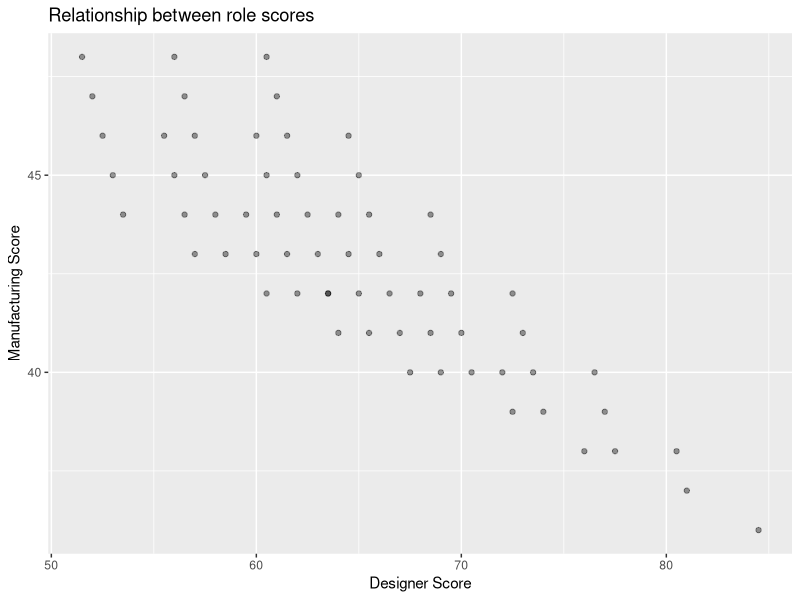
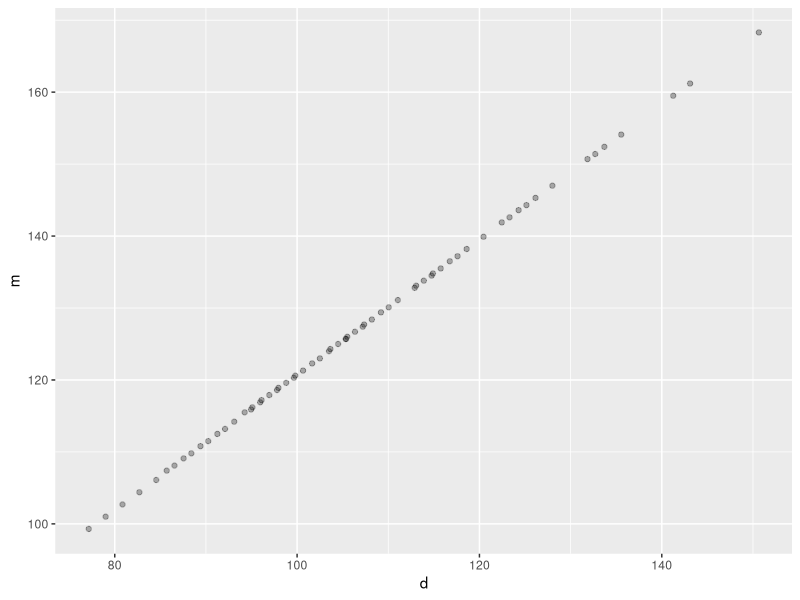
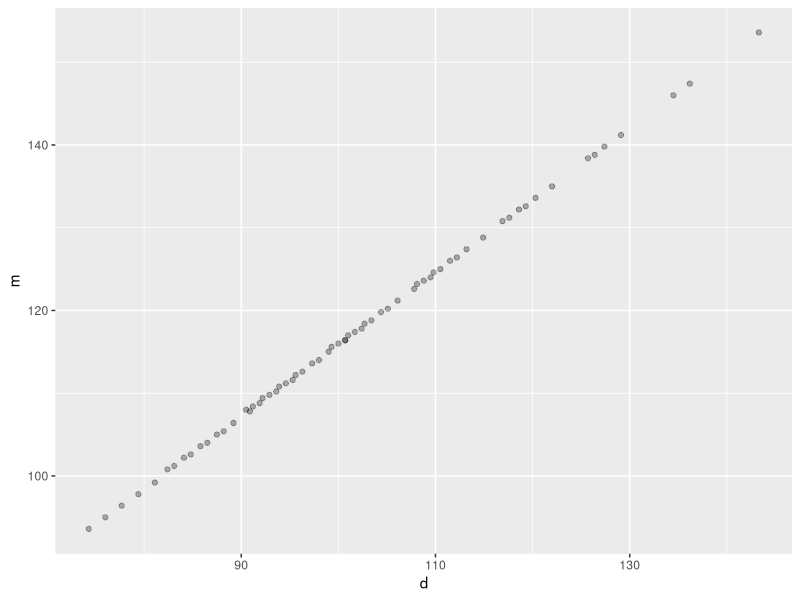
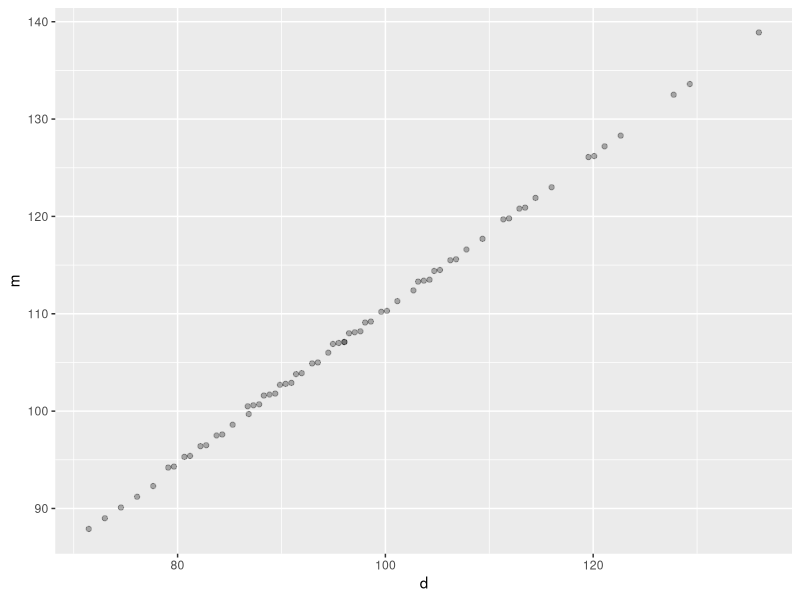
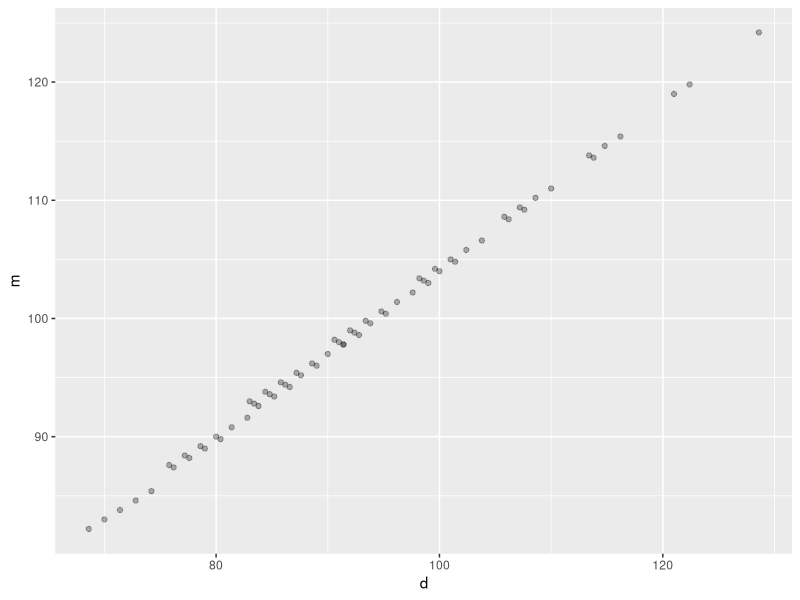
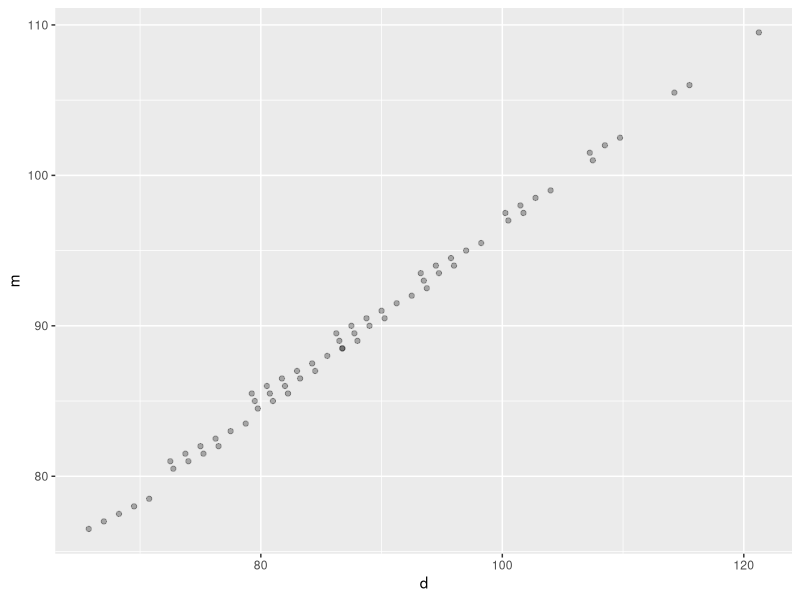
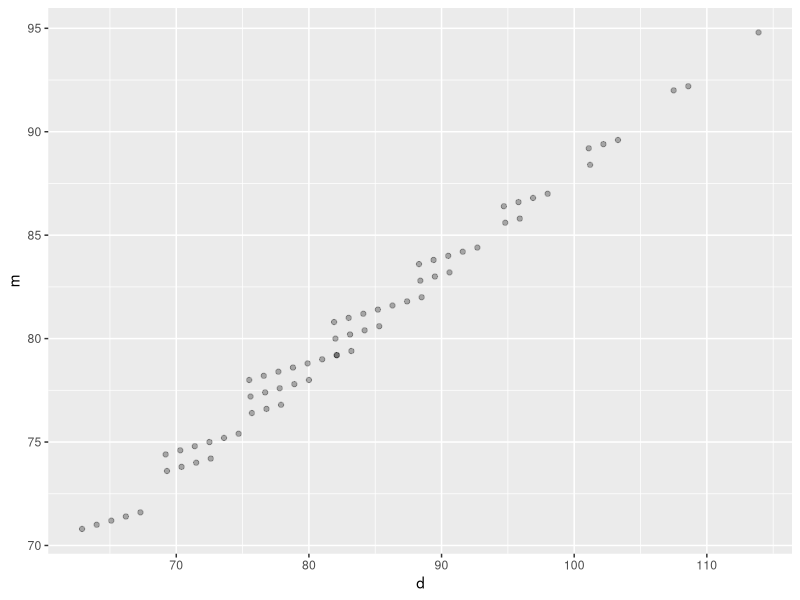
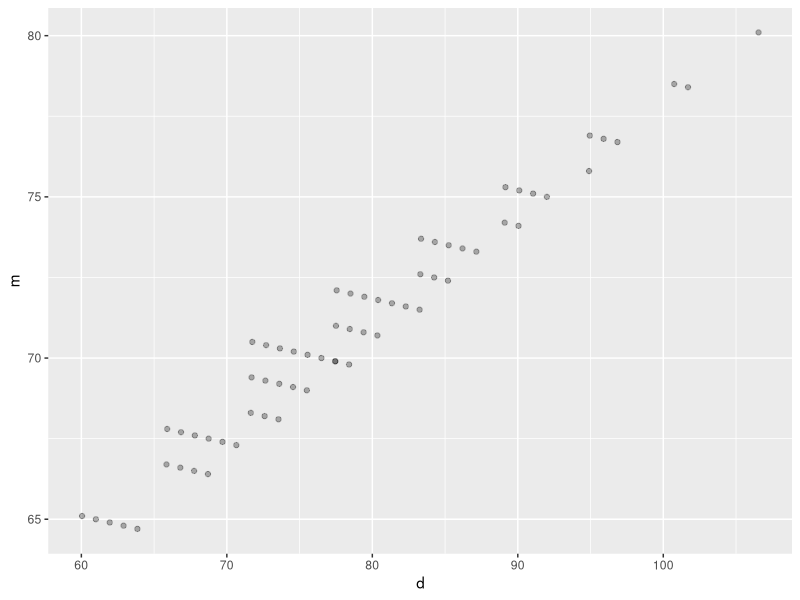

The R script that drew these images, in order:
## ---- chunk 1
knitr::opts_chunk$set(echo = TRUE)
library(tidyverse)
library(magrittr)
library(gtools)
## ---- chunk 2
ref_info <- list(
  shape = c("Triangle", "Parallelogram", "Rectangle", "Trapezoid"),
  shape_abbr = c("t", "p", "r", "z"),
  str = c(4, 4, 7, 5),
  flex = c(2, 5, 4, 8),
  cost = c(6, 9, 12, 15),
  cost_multipliers = c(
    m = 1,
    d = .5),
  budget = 50
)
## ---- chunk 3

# This is the basic scoring function for either player
score_basic <- function(str, flex, cost, cost_multiplier, budget) {
  return(str + flex + ((budget - cost) * cost_multiplier))
}

# Not much special here, just calculates the basics before sending it to score_basic
score_player <- function(shape_vec, role, ref = ref_info) {
  
  if (role == "d" | role == "m") {} else {
    stop("role is not 'd' fr designer or 'm' for manufacturer. Please specifiy to calculate scores:")
  }
  
  basic_score_vec <- c(
    strength = sum(ref[["str"]] * shape_vec), # calculating strength is based on ref_info
    flexibility = sum(ref[["flex"]] * shape_vec), # calculating flexibility is based on ref_info
    cost = sum(ref[["cost"]] * shape_vec) # calculating cost is based on ref_info
  )
  
  cost_multiply <- ref_info[["cost_multipliers"]][[role]]
  budge <- ref_info[["budget"]]
  
  score_vec <- c(
    basic_score_vec,
    player_score = score_basic(basic_score_vec[["strength"]],
                               basic_score_vec[["flexibility"]],
                               basic_score_vec[["cost"]],
                               cost_multiply,
                               budge
                               ))
  
  return(score_vec)
}
## ---- chunk 4
n_shape <- 0:7
max_shapesum <- max(n_shape)
min_shapesum <- 5

exclusion_fn <- function(shape_vec, max = max_shapesum, min = min_shapesum) {
  if (sum(shape_vec) > max) {return(F)} # don't exceed shape maximum
  if (sum(shape_vec) < min) {return(F)} # you need at least 4 to fill in the figure
  if (shape_vec[1] < 1) {return(F)}
  return(T)
}

shape_perms <- gtools::permutations(length(n_shape), 3, v = n_shape, repeats.allowed = T) %>% 
  t %>% as.data.frame %>% 
  extract(map_lgl(., exclusion_fn))
## ---- chunk 5
# This determines scores for each player for each combination of shapes used to fill in the outline of the plane
all_scores <- cbind(shape_perms %>% t %>% as.data.frame %>% set_colnames(c("t", "p", "z")), 
                    # calculates designer scores for each permutation
                    map2_dfr(shape_perms, rep("d", ncol(shape_perms)), score_player) %>% 
                      rename(d = player_score), 
                    # calculates manufacturer scores for each permutation
                    map2_dfr(shape_perms, rep("m", ncol(shape_perms)), score_player) %>% 
                      rename(m = player_score) %>% dplyr::select(m)) %>% 
  # also calculate joint score, the ratio between the two, and the distance from 1
  mutate(joint_score = d + m,
         ratio = d/m,
         ratio_dist_1 = abs(1 - ratio),
         id = paste0(t,p,z))

cors <- cor(all_scores %>% dplyr::select(where(is.numeric)))
## ---- chunk 6
# this kind of plot gives a sense of what outomes are likely possible given at least the constraints we know
ggplot(all_scores, aes(d, m)) + geom_point(alpha = .4) +
  labs(title = "Relationship between role scores") +
  xlab("Designer Score") +
  ylab("Manufacturing Score")
## ---- chunk 7
View(cors <- cor(all_scores))
## ---- chunk 8
# I made these functions to test a bunch of different values for the cost measure to try to optimize for something very integrative. It essentially just runs the same thing as all the above but for different cost/budget numbers
change_ref_info <- function(multiplier, ref = ref_info) {
  ref_info[["cost"]] <- ref_info[["cost"]] * multiplier
  ref_info[["budget"]] <- ref_info[["budget"]] * multiplier
  return(ref_info)
}

calculate_scores <- function(new_ref_df, perm_df = shape_perms) {
  score_df <- cbind(perm_df %>% t %>% as.data.frame %>% set_colnames(c("t", "p", "z")),
                    map2_dfr(perm_df, rep("d", ncol(perm_df)), 
                             ~ score_player(shape_vec = .x, role = .y, ref = new_ref_df)) %>% 
                      rename(d = player_score), 
                    map2_dfr(perm_df, rep("m", ncol(perm_df)), 
                             ~ score_player(shape_vec = .x, role = .y, ref = new_ref_df)) %>% 
                      rename(m = player_score) %>% dplyr::select(m)) %>% 
    mutate(joint_score = d + m,
           ratio = d/m,
           ratio_dist_1 = abs(1 - ratio))
  return(score_df)
}


test_dfs <- map(c(seq(.1, 1, .1), seq(2, 10, 1)), change_ref_info) 
test <- test_dfs %>% 
  map(calculate_scores)
## ---- chunk 9
# plotting all of them. Looks like the 9th one is the best! And it seems to be somewhat accessible numbers-wise, hopefully remaining not very taxing on participants. 
plot_scores <- function(df) {
  ggplot(df, aes(d, m)) + geom_point(alpha = .3)
}

map(test, plot_scores)
